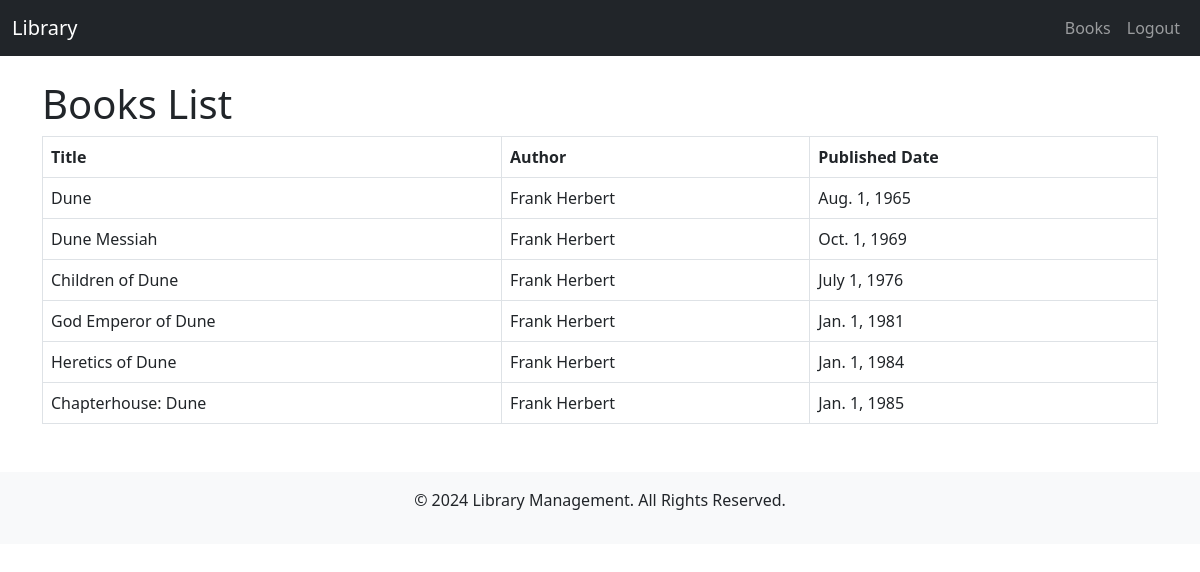
The app's page /books/ (signed in) with its own data.
### books/models.py (models this page shows, shortened)
class Book(models.Model):
    title = models.CharField(max_length=200)
    author = models.CharField(max_length=100)
    published_date = models.DateField()
    isbn_number = models.CharField(max_length=13)
    pages = models.IntegerField()

### books/views.py (the view)
# urls.py: path('books/', views.books_list, name='books_list'),
@login_required
def books_list(request):
    books = Book.objects.all()
    context = {'books': books}
    return render(request, 'books/books_list.html', context)

### books/templates/books/books_list.html
{% extends 'books/base.html' %}
{% block content %}
<h1>Books List</h1>
<table class="table table-bordered">
    <thead>
        <tr>
            <th>Title</th>
            <th>Author</th>
            <th>Published Date</th>
        </tr>
    </thead>
    <tbody>
        {% for book in books %}
        <tr>
            <td>{{ book.title }}</td>
            <td>{{ book.author }}</td>
            <td>{{ book.published_date }}</td>
        </tr>
        {% endfor %}
    </tbody>
</table>
{% endblock %}

### books/templates/books/base.html (shortened to what this page needs)
<!DOCTYPE html>
<html lang="en">
<head>
    <link href="https://cdn.jsdelivr.net/npm/bootstrap@5.3.0/dist/css/bootstrap.min.css" rel="stylesheet">
</head>
<body>
    <nav class="navbar navbar-expand-lg navbar-dark bg-dark">
        <div class="container-fluid">
            <a class="navbar-brand" href="/">Library</a>
            <div class="collapse navbar-collapse" id="navbarNav">
                <ul class="navbar-nav ms-auto">
                    {% if user.is_authenticated %}
                        <li class="nav-item">
                            <a class="nav-link" href="/books/">Books</a>
                        </li>
                        <li class="nav-item">
                            <a class="nav-link" href="/logout/">Logout</a>
                        </li>
                    {% else %}
                        <li class="nav-item">
                            <a class="nav-link" href="/login/">Login</a>
                        </li>
                    {% endif %}
                </ul>
            </div>
        </div>
    </nav>
    <div class="container mt-4">
        {% block content %}
        {% endblock %}
    </div>
    <footer class="text-center mt-5 py-3 bg-light">
        <p>&copy; 2024 Library Management. All Rights Reserved.</p>
    </footer>
</body>
</html>

### records on screen
Book: title "Dune", author "Frank Herbert", published_date "Aug. 1, 1965"
Book: title "Dune Messiah", author "Frank Herbert", published_date "Oct. 1, 1969"
Book: title "Children of Dune", author "Frank Herbert", published_date "July 1, 1976"
Book: title "God Emperor of Dune", author "Frank Herbert", published_date "Jan. 1, 1981"
Book: title "Heretics of Dune", author "Frank Herbert", published_date "Jan. 1, 1984"
Book: title "Chapterhouse: Dune", author "Frank Herbert", published_date "Jan. 1, 1985"
